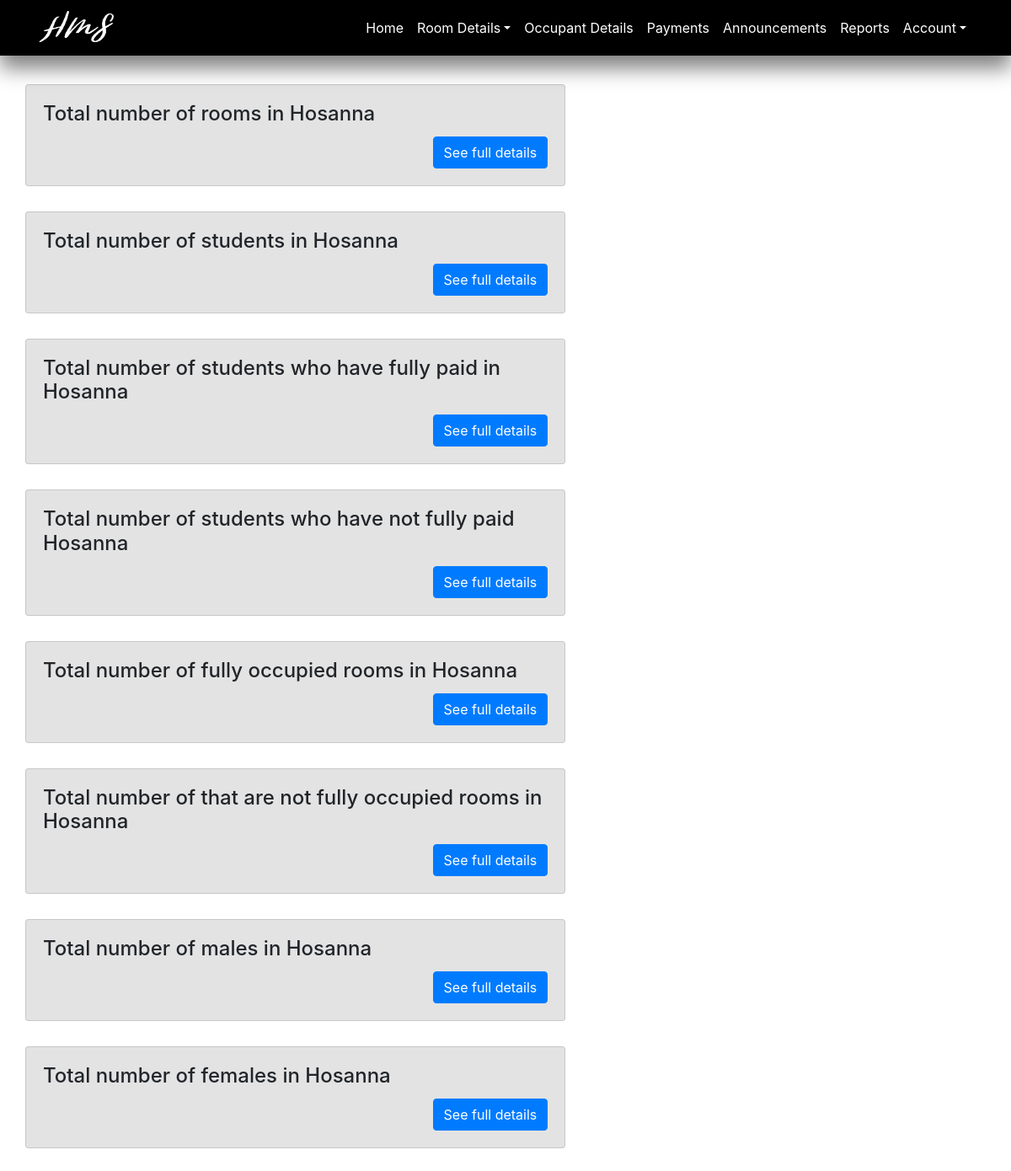
The page /admin/reports (signed in) on the database its author committed.
### HMS/models.py (models this page shows, shortened)
class Hostel(db.Model):
    __tablename__ = "hostels"
    hostel_id = db.Column(db.Integer, primary_key=True)
    hostel_name = db.Column(db.String(30), unique=True)
    occupants = db.relationship('User', backref='hostel')
    rooms = db.relationship('Room', backref='hostel')
    beds = db.relationship('Beds', backref='hostel')

### HMS/routes.py (the view)
@app.route('/admin/reports', methods=['GET', 'POST'])
@login_required
def reports():
    if current_user.role == 'admin':
        hostelName = Hostel.query.filter_by(hostel_id=current_user.hostel_id).first().hostel_name
        return render_template('reports.html', title='Reports', hostelName=hostelName, reportContent=reportContent)
    else:
        return render_template('logInError.html')

### HMS/__init__.py (called while the page is built)
@app.before_request
def make_session_permanent():
    session.permanent = True
    app.permanent_session_lifetime = timedelta(minutes=60)

### HMS/models.py (called while the page is built)
@login_manager.user_loader
def load_user(user_id):
    return User.query.get(int(user_id))

### HMS/templates/reports.html
{% extends "admin_layout.html" %}
{% block content %}
    <div class="row">
        {% for i in reportContent.keys() %}
            <div class="card w-75" style="margin-bottom: 30px; background-color: #E3E3E3">
              <div class="card-body">
                <h4 class="card-title">{{reportContent[i] + hostelName}} </h4>
                <a style="float: right" href="{{ url_for('detailed_report', id = i) }}" class="btn btn-primary">See full details</a>
              </div>
            </div>
        {% endfor %}
    </div>
{% endblock %}

### rows shown on the page
Hostel: reportContent[i]+hostelName "Total number of rooms in Hosanna" "Total number of students in Hosanna" "Total number of students who have fully paid in Hosanna" "Total number of students who have not fully paid Hosanna" "Total number of fully occupied rooms in Hosanna" "Total number of that are not fully occupied rooms in Hosanna" "Total number of males in Hosanna" "Total number of females in Hosanna"
